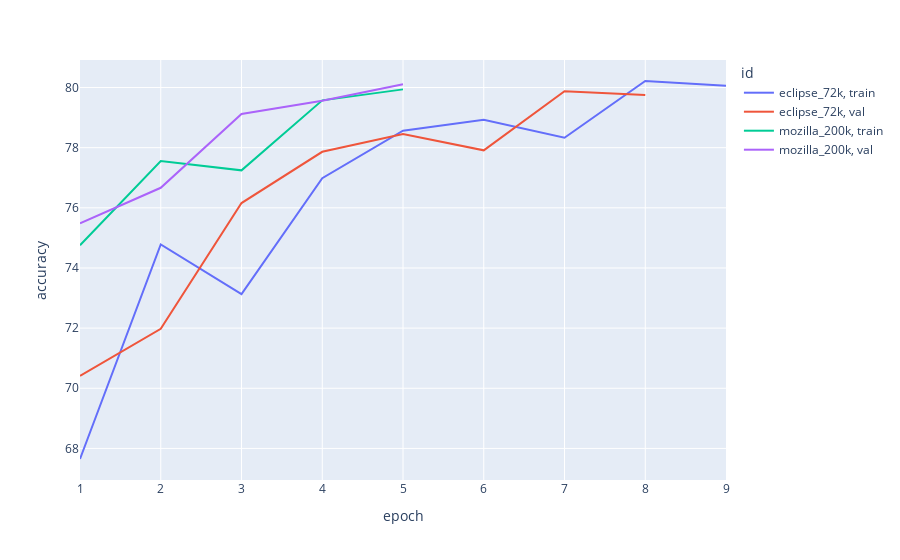

The notebook cell this image was saved under:
### Code cell
px.line(df,x="epoch",y="accuracy",color="id").show()

### Figure 1 — Plotly figure (JSON) as saved in the notebook; plotly's stock layout.template omitted (floating-point values rounded to 4 significant figures)
{"data": [{"hovertemplate": "id=eclipse_72k, train<br>epoch=%{x}<br>accuracy=%{y}<extra></extra>", "legendgroup": "eclipse_72k, train", "line": {"color": "#636efa", "dash": "solid"}, "marker": {"symbol": "circle"}, "mode": "lines", "name": "eclipse_72k, train", "orientation": "v", "showlegend": true, "type": "scatter", "x": [1, 2, 3, 4, 5, 6, 7, 8, 9], "xaxis": "x", "y": [67.65, 74.78, 73.13, 76.98, 78.56, 78.93, 78.33, 80.22, 80.06], "yaxis": "y"}, {"hovertemplate": "id=eclipse_72k, val<br>epoch=%{x}<br>accuracy=%{y}<extra></extra>", "legendgroup": "eclipse_72k, val", "line": {"color": "#EF553B", "dash": "solid"}, "marker": {"symbol": "circle"}, "mode": "lines", "name": "eclipse_72k, val", "orientation": "v", "showlegend": true, "type": "scatter", "x": [1, 2, 3, 4, 5, 6, 7, 8], "xaxis": "x", "y": [70.41, 71.98, 76.16, 77.86, 78.46, 77.91, 79.88, 79.75], "yaxis": "y"}, {"hovertemplate": "id=mozilla_200k, train<br>epoch=%{x}<br>accuracy=%{y}<extra></extra>", "legendgroup": "mozilla_200k, train", "line": {"color": "#00cc96", "dash": "solid"}, "marker": {"symbol": "circle"}, "mode": "lines", "name": "mozilla_200k, train", "orientation": "v", "showlegend": true, "type": "scatter", "x": [1, 2, 3, 4, 5], "xaxis": "x", "y": [74.76, 77.56, 77.25, 79.57, 79.94], "yaxis": "y"}, {"hovertemplate": "id=mozilla_200k, val<br>epoch=%{x}<br>accuracy=%{y}<extra></extra>", "legendgroup": "mozilla_200k, val", "line": {"color": "#ab63fa", "dash": "solid"}, "marker": {"symbol": "circle"}, "mode": "lines", "name": "mozilla_200k, val", "orientation": "v", "showlegend": true, "type": "scatter", "x": [1, 2, 3, 4, 5], "xaxis": "x", "y": [75.49, 76.67, 79.12, 79.56, 80.11], "yaxis": "y"}], "layout": {"legend": {"title": {"text": "id"}, "tracegroupgap": 0}, "margin": {"t": 60}, "xaxis": {"anchor": "y", "domain": [0, 1], "title": {"text": "epoch"}}, "yaxis": {"anchor": "x", "domain": [0, 1], "title": {"text": "accuracy"}}}}
